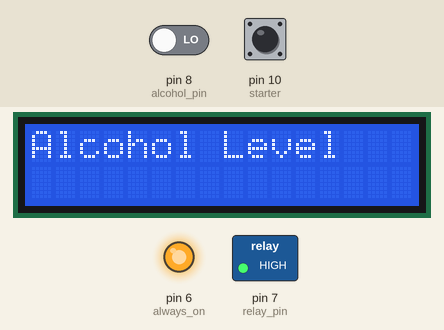
This sketch was run on a simulated Arduino Uno, built with avr-gcc and run on an emulated ATmega328P. Parts: 16×2 character LCD, switched loads named in the sketch (green lamp = pin HIGH), output pins drawn as LEDs (lit = HIGH). The test bench sets the inputs (shaded band); at power-on: pin 10 (starter) LOW, pin 8 (alcohol_pin) LOW. What the sketch prints to the serial monitor is not drawn.

Above: at 1.2 s.
1.3 s: pin 10 (starter) pulled HIGH for 0.15 s
At 2.4 s:
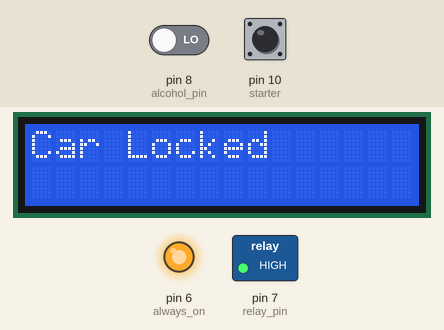
Timing chart, 0 to 4.3 s (numbered marks = the images above; inputs shaded):
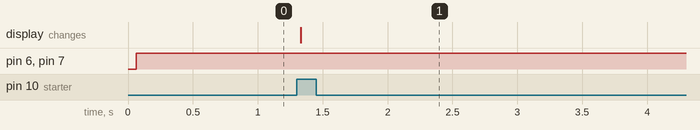

The sketch:

hghgfhjgf.ino
```cpp
#include <LiquidCrystal.h>

LiquidCrystal lcd(12,11,5,4,3,2);                                             //lcd setup
const int alcohol_pin=8, relay_pin=7, starter=10;                             //pin naming
int i;                                                                        //loop counter
int start_time,end_time;                                                      //time manager
int count=0;                                                                  //loop counter
int l=0;                                                                      //blow counter
int value,limit=0;                                                            //mq3 input variables
double avg;                                                                   //blow percentage calculator
void setup(){
  Serial.begin(9600);                                                         //sets the baud rate
  pinMode(alcohol_pin,INPUT);                                                 //limit of alcohol
  pinMode(relay_pin,OUTPUT);                                                  //relay
  pinMode(6,OUTPUT);                                                          //always on
  pinMode(starter,INPUT);                                                     //starter
  // set up the LCD's number of columns and rows:
  lcd.begin(16, 2);
  // Print a message to the LCD.
  lcd.setCursor(0,0);
  lcd.print("Alcohol Level");
}

void loop(){
  count=0;
  l=0;

  digitalWrite(relay_pin,HIGH);
  lcd.setCursor(0,1);
  digitalWrite(6,HIGH);
  while(1){
   digitalWrite(relay_pin,HIGH);
    count=0;
    l=0;
    Serial.print(digitalRead(starter));
    Serial.println();
    if(digitalRead(starter)==HIGH){
      start_time=millis();
      end_time=start_time;

      while(end_time-start_time<=5000)
      {
        end_time=millis();
      l=l+digitalRead(starter);
      count++;
      value= analogRead(0);//reads the analaog value from the alcohol sensor's AOUT pin
      limit=digitalRead(alcohol_pin);
      Serial.print("Alcohol value: ");
      Serial.println(limit);//prints the alcohol value
      Serial.println(value);
      if (limit==0||value>500)
      {
        lcd.print("HIGH");//if limit has been reached, LED turns on as status indicator
        lcd.setCursor(0,0);
        lcd.clear();
        lcd.print("Car Locked");
        digitalWrite(relay_pin,HIGH);
        delay(20000000);
      }
    }
  }
  if(l>0)
  {
  avg=((l/count)*100);
  if(avg>80.00){
   digitalWrite(relay_pin,LOW);
   lcd.print("LOW");
     delay(20000000);}
  else
  {
   continue;
  }
  }

  }
}
```

Measured:
- after the input at 1.3 s, the display: changes at once (image 1)
